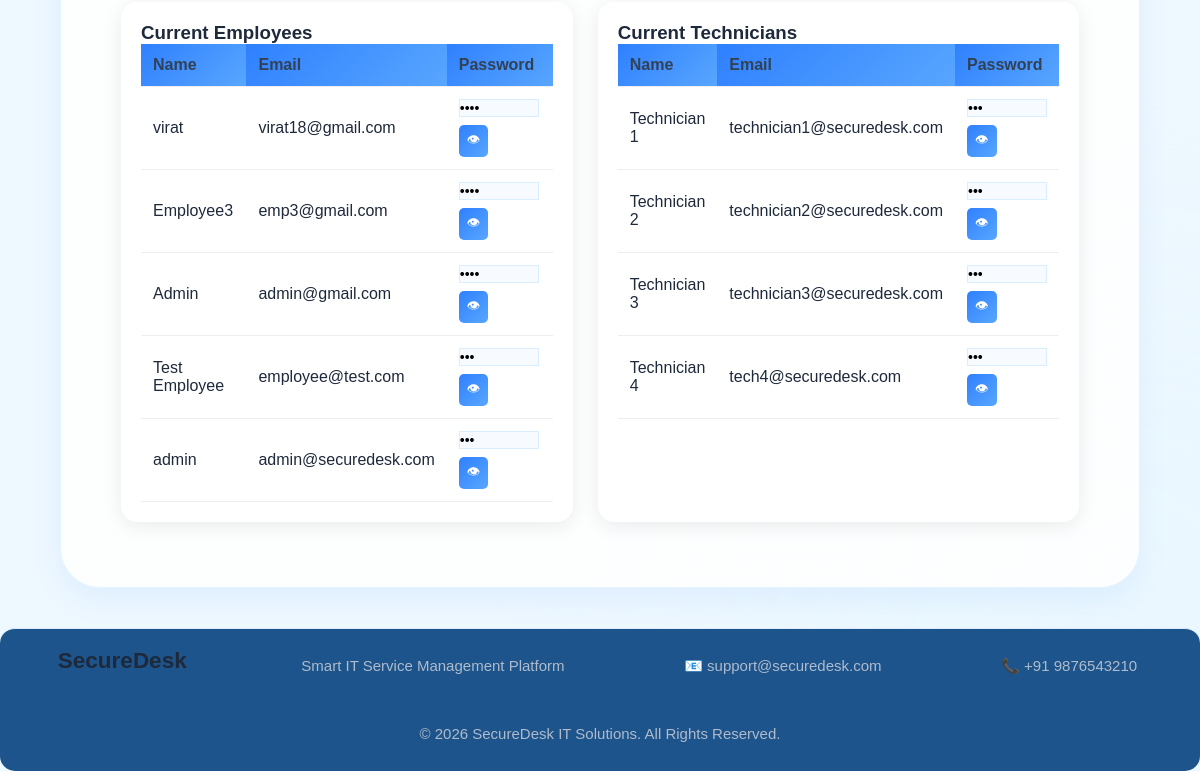
The page /admin-dashboard (signed in, lower part) on the database as committed earlier.
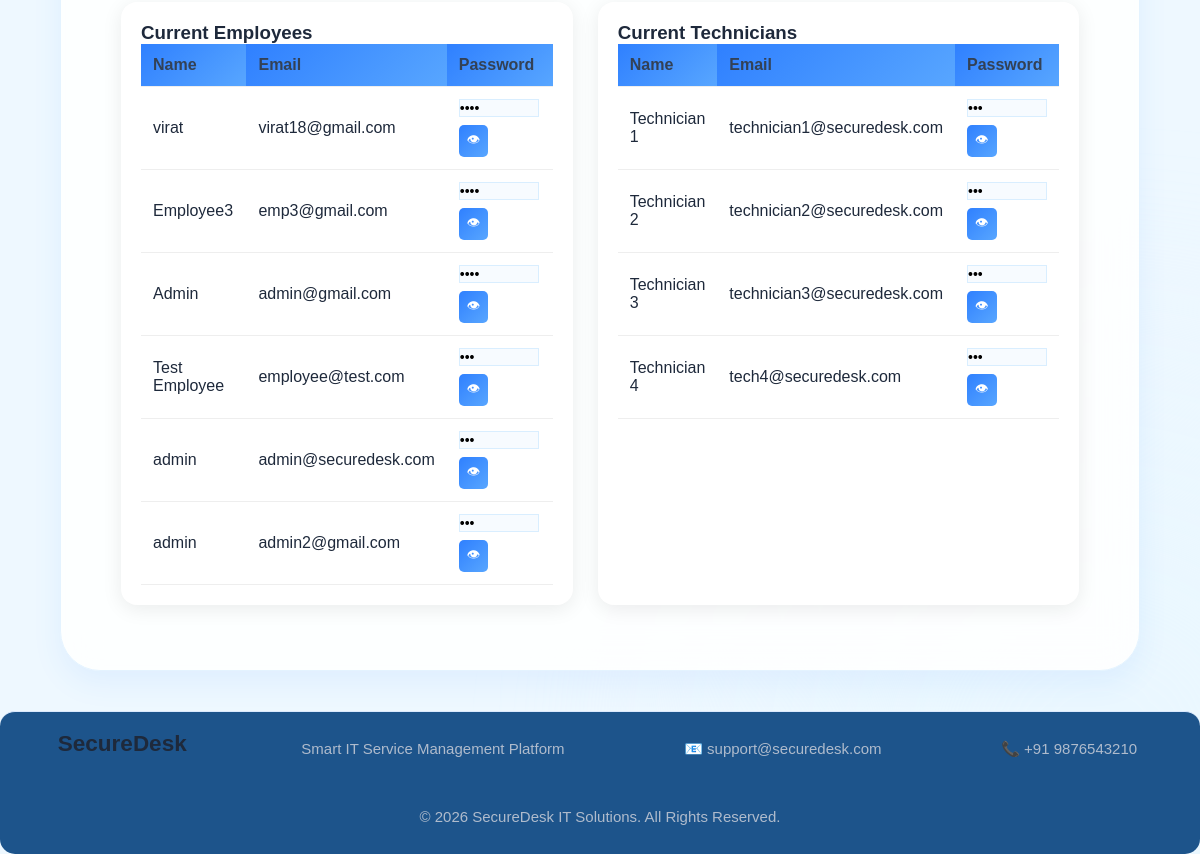
The same page on the database as committed later.
### tables this page shows
CREATE TABLE users(
        id INTEGER PRIMARY KEY AUTOINCREMENT,
        name TEXT,
        email TEXT UNIQUE,
        password TEXT,
        role TEXT
    );

CREATE TABLE engineers (
id INTEGER PRIMARY KEY AUTOINCREMENT,
name TEXT,
email TEXT,
password TEXT
);

### app.py (the view)
@app.route('/admin-dashboard')
def admin_dashboard():
    if 'role' not in session or session['role'] != "Admin":
        return redirect('/login')
    conn = sqlite3.connect('database.db')
    cursor = conn.cursor()
    cursor.execute("""

    SELECT

    engineers.name,

    COUNT(

    CASE

    WHEN tickets.status='Open'
    OR tickets.status='In Progress'

    THEN 1

    END

    )

    FROM engineers

    LEFT JOIN tickets

    ON engineers.name=tickets.assigned_to

    GROUP BY engineers.name

    """)
    team_status = cursor.fetchall()
    cursor.execute("""

    SELECT status,COUNT(*)

    FROM tickets

    GROUP BY status

    """)
    status_data = dict(cursor.fetchall())
    open_count = status_data.get("Open", 0)
    progress_count = status_data.get("In Progress", 0)
    resolved_count = status_data.get("Resolved", 0)
    cursor.execute("""

    SELECT category,COUNT(*)

    FROM tickets

    GROUP BY category

    """)
    category_data = dict(cursor.fetchall())
    hardware_count = category_data.get("Hardware", 0)
    software_count = category_data.get("Software", 0)
    network_count = category_data.get("Network", 0)
    other_count = category_data.get("Other", 0)
    cursor.execute("SELECT COUNT(*) FROM tickets")
    total = cursor.fetchone()[0]
    cursor.execute("SELECT COUNT(*) FROM tickets WHERE status='Resolved'")
    resolved = cursor.fetchone()[0]
    cursor.execute("SELECT COUNT(*) FROM tickets WHERE assigned_to='Not Assigned'")
    unassigned = cursor.fetchone()[0]
    cursor.execute("SELECT COUNT(*) FROM engineers")
    total_engineers = cursor.fetchone()[0]
    cursor.execute("SELECT COUNT(*) FROM tickets")
    total_tickets = cursor.fetchone()[0]
    cursor.execute("SELECT COUNT(*) FROM tickets WHERE status='Open'")
    active_incidents = cursor.fetchone()[0]
    cursor.execute("SELECT COUNT(*) FROM tickets WHERE status='Resolved'")
    resolved_today = cursor.fetchone()[0]
    conn = sqlite3.connect("database.db")
    c = conn.cursor()
    c.execute("SELECT * FROM users")
    employees = c.fetchall()
    c.execute("SELECT * FROM engineers")
    technicians = c.fetchall()
    cursor.execute("""

    SELECT *

    FROM tickets

    ORDER BY id DESC

    LIMIT 10

    """)
    recent_tickets = cursor.fetchall()
    cursor.execute("""

    SELECT id,title,status,assigned_to

    FROM tickets

    ORDER BY id DESC

    LIMIT 5

    """)
    activity_feed = cursor.fetchall()
    cursor.execute("""

    SELECT assigned_to,

    COUNT(*)

    FROM tickets

    WHERE assigned_to!='Not Assigned'

    GROUP BY assigned_to

    """)
    engineer_workload = cursor.fetchall()
    cursor.execute("""
    SELECT id,name,email,password
    FROM users
    ORDER BY id
    """)
    employees = cursor.fetchall()
    cursor.execute("""
    SELECT id,name,email,password
    FROM engineers
    ORDER BY id
    """)
    technicians = cursor.fetchall()
    cursor.execute("""

    SELECT id,priority,status,created_at

    FROM tickets

    WHERE status!='Resolved'

    ORDER BY id DESC

    LIMIT 5

    """)
    sla_tickets = cursor.fetchall()
    conn.close()
    return render_template(
        "admin_dashboard.html",
        total=total,
        open_count=open_count,
        progress_count=progress_count,
        resolved=resolved,
        resolved_count=resolved_count,
        unassigned=unassigned,
        recent_tickets=recent_tickets,
        engineer_workload=engineer_workload,
        activity_feed=activity_feed,
        sla_tickets=sla_tickets,
        hardware_count=hardware_count,
        software_count=software_count,
        network_count=network_count,
        other_count=other_count,
        total_engineers=total_engineers,
        total_tickets=total_tickets,
        active_incidents=active_incidents,
        resolved_today=resolved_today,
        team_status=team_status,
        employees=employees,
        technicians=technicians
    )

### templates/admin_dashboard.html (shortened to what this page needs)
<!DOCTYPE html>
<html>
<head>
    <link rel="stylesheet"
          href="{{ url_for('static', filename='style.css') }}">
</head>
<body>
<div class="hero">
    <div class="dashboard-layout">
<div class="dashboard-card">
    <h3>Current Employees</h3>
    <table class="ticket-table">
        <tr>
            <th>Name</th>
            <th>Email</th>
            <th>Password</th>
        </tr>
        {% for emp in employees %}
        <tr>
            <td>{{ emp[1] }}</td>
            <td>{{ emp[2] }}</td>
            <td>
                <input
                    type="password"
                    value="{{ emp[3] }}"
                    id="emp{{ emp[0] }}"
                    class="pass-input"
                    readonly>
                <button
                    class="eye-btn"
                    onclick="togglePassword('emp{{ emp[0] }}')">
                    👁
                </button>
            </td>
        </tr>
        {% endfor %}
    </table>
</div>
<div class="dashboard-card">
    <h3>Current Technicians</h3>
    <table class="ticket-table">
        <tr>
            <th>Name</th>
            <th>Email</th>
            <th>Password</th>
        </tr>
        {% for tech in technicians %}
        <tr>
            <td>{{ tech[1] }}</td>
            <td>{{ tech[2] }}</td>
            <td>
                <input
                    type="password"
                    value="{{ tech[3] }}"
                    id="tech{{ tech[0] }}"
                    class="pass-input"
                    readonly>
                <button
                    class="eye-btn"
                    onclick="togglePassword('tech{{ tech[0] }}')">
                    👁
                </button>
            </td>
        </tr>
        {% endfor %}
    </table>
</div>
</div>
</div>
<footer class="footer">
    <h2>SecureDesk</h2>
    <p>Smart IT Service Management Platform</p>
    <p>📧 support@securedesk.com</p>
    <p>📞 +91 9876543210</p>
    <p>© 2026 SecureDesk IT Solutions. All Rights Reserved.</p>
</footer>
</body>
</html>

Rows that differ between the two databases and show on the page:
added users: name "admin", email "admin2@gmail.com"
